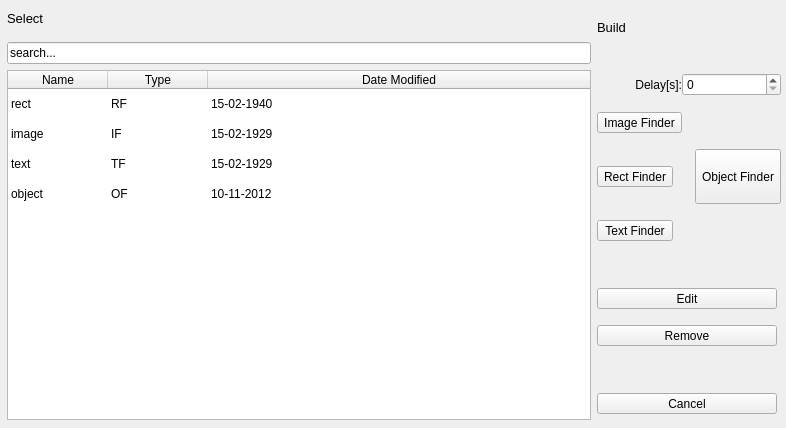
<?xml version="1.0" encoding="UTF-8"?>
<ui version="4.0">
 <class>Form</class>
 <widget class="QWidget" name="Form">
  <property name="geometry">
   <rect>
    <x>0</x>
    <y>0</y>
    <width>786</width>
    <height>428</height>
   </rect>
  </property>
  <property name="windowTitle">
   <string>Alyvix - Select Finder</string>
  </property>
  <widget class="QWidget" name="widget" native="true">
   <property name="geometry">
    <rect>
     <x>1</x>
     <y>5</y>
     <width>786</width>
     <height>420</height>
    </rect>
   </property>
   <widget class="QWidget" name="gridLayoutWidget_2">
    <property name="geometry">
     <rect>
      <x>6</x>
      <y>6</y>
      <width>584</width>
      <height>409</height>
     </rect>
    </property>
    <layout class="QGridLayout" name="gridLayout_2">
     <item row="2" column="0" colspan="3">
      <widget class="QLineEdit" name="lineEditSearch">
       <property name="text">
        <string>search...</string>
       </property>
      </widget>
     </item>
     <item row="0" column="0" colspan="2">
      <widget class="QLabel" name="label_5">
       <property name="font">
        <font>
         <pointsize>10</pointsize>
        </font>
       </property>
       <property name="text">
        <string>Select</string>
       </property>
      </widget>
     </item>
     <item row="3" column="0" colspan="3">
      <widget class="QTableWidget" name="tableWidget">
       <property name="alternatingRowColors">
        <bool>false</bool>
       </property>
       <property name="selectionBehavior">
        <enum>QAbstractItemView::SelectRows</enum>
       </property>
       <property name="showGrid">
        <bool>false</bool>
       </property>
       <property name="sortingEnabled">
        <bool>true</bool>
       </property>
       <property name="cornerButtonEnabled">
        <bool>true</bool>
       </property>
       <attribute name="horizontalHeaderCascadingSectionResizes">
        <bool>false</bool>
       </attribute>
       <attribute name="horizontalHeaderHighlightSections">
        <bool>true</bool>
       </attribute>
       <attribute name="horizontalHeaderStretchLastSection">
        <bool>true</bool>
       </attribute>
       <attribute name="verticalHeaderVisible">
        <bool>false</bool>
       </attribute>
       <attribute name="verticalHeaderStretchLastSection">
        <bool>false</bool>
       </attribute>
       <row>
        <property name="text">
         <string>1</string>
        </property>
       </row>
       <row>
        <property name="text">
         <string>2</string>
        </property>
       </row>
       <row>
        <property name="text">
         <string>3</string>
        </property>
       </row>
       <row>
        <property name="text">
         <string>4</string>
        </property>
       </row>
       <column>
        <property name="text">
         <string>Name</string>
        </property>
       </column>
       <column>
        <property name="text">
         <string>Type</string>
        </property>
       </column>
       <column>
        <property name="text">
         <string>Date Modified</string>
        </property>
       </column>
       <item row="0" column="0">
        <property name="text">
         <string>rect</string>
        </property>
       </item>
       <item row="0" column="1">
        <property name="text">
         <string>RF</string>
        </property>
        <property name="textAlignment">
         <set>AlignLeft|AlignVCenter</set>
        </property>
        <property name="foreground">
         <brush brushstyle="NoBrush">
          <color alpha="255">
           <red>0</red>
           <green>0</green>
           <blue>0</blue>
          </color>
         </brush>
        </property>
        <property name="icon">
         <iconset>
          <normaloff>../images/16x16/preferences-desktop-theme.png</normaloff>../images/16x16/preferences-desktop-theme.png</iconset>
        </property>
       </item>
       <item row="0" column="2">
        <property name="text">
         <string>15-02-1940</string>
        </property>
       </item>
       <item row="1" column="0">
        <property name="text">
         <string>image</string>
        </property>
       </item>
       <item row="1" column="1">
        <property name="text">
         <string>IF</string>
        </property>
        <property name="foreground">
         <brush brushstyle="NoBrush">
          <color alpha="255">
           <red>0</red>
           <green>0</green>
           <blue>0</blue>
          </color>
         </brush>
        </property>
        <property name="icon">
         <iconset>
          <normaloff>../images/16x16/user-desktop.png</normaloff>../images/16x16/user-desktop.png</iconset>
        </property>
       </item>
       <item row="1" column="2">
        <property name="text">
         <string>15-02-1929</string>
        </property>
       </item>
       <item row="2" column="0">
        <property name="text">
         <string>text</string>
        </property>
       </item>
       <item row="2" column="1">
        <property name="text">
         <string>TF</string>
        </property>
        <property name="foreground">
         <brush brushstyle="NoBrush">
          <color alpha="255">
           <red>0</red>
           <green>0</green>
           <blue>0</blue>
          </color>
         </brush>
        </property>
        <property name="icon">
         <iconset>
          <normaloff>../images/16x16/texteffect.png</normaloff>../images/16x16/texteffect.png</iconset>
        </property>
       </item>
       <item row="2" column="2">
        <property name="text">
         <string>15-02-1929</string>
        </property>
       </item>
       <item row="3" column="0">
        <property name="text">
         <string>object</string>
        </property>
       </item>
       <item row="3" column="1">
        <property name="text">
         <string>OF</string>
        </property>
        <property name="foreground">
         <brush brushstyle="NoBrush">
          <color alpha="255">
           <red>0</red>
           <green>0</green>
           <blue>0</blue>
          </color>
         </brush>
        </property>
        <property name="icon">
         <iconset>
          <normaloff>../images/16x16/blockdevice-2.png</normaloff>../images/16x16/blockdevice-2.png</iconset>
        </property>
       </item>
       <item row="3" column="2">
        <property name="text">
         <string>10-11-2012</string>
        </property>
       </item>
      </widget>
     </item>
     <item row="1" column="0" colspan="3">
      <widget class="QLabel" name="label_7">
       <property name="minimumSize">
        <size>
         <width>0</width>
         <height>0</height>
        </size>
       </property>
       <property name="maximumSize">
        <size>
         <width>16777215</width>
         <height>4</height>
        </size>
       </property>
       <property name="text">
        <string/>
       </property>
      </widget>
     </item>
    </layout>
   </widget>
   <widget class="QWidget" name="gridLayoutWidget">
    <property name="geometry">
     <rect>
      <x>596</x>
      <y>6</y>
      <width>184</width>
      <height>414</height>
     </rect>
    </property>
    <layout class="QGridLayout" name="gridLayout">
     <property name="horizontalSpacing">
      <number>0</number>
     </property>
     <property name="verticalSpacing">
      <number>6</number>
     </property>
     <item row="0" column="0" colspan="2">
      <widget class="QLabel" name="label_6">
       <property name="maximumSize">
        <size>
         <width>16777215</width>
         <height>12</height>
        </size>
       </property>
       <property name="font">
        <font>
         <pointsize>10</pointsize>
        </font>
       </property>
       <property name="text">
        <string>Build</string>
       </property>
      </widget>
     </item>
     <item row="4" column="2">
      <widget class="QToolButton" name="toolButtonObjectFinder">
       <property name="minimumSize">
        <size>
         <width>76</width>
         <height>55</height>
        </size>
       </property>
       <property name="font">
        <font>
         <kerning>true</kerning>
        </font>
       </property>
       <property name="layoutDirection">
        <enum>Qt::LeftToRight</enum>
       </property>
       <property name="autoFillBackground">
        <bool>false</bool>
       </property>
       <property name="styleSheet">
        <string notr="true"/>
       </property>
       <property name="text">
        <string>Object Finder</string>
       </property>
       <property name="icon">
        <iconset>
         <normaloff>../images/32x32/blockdevice-2.png</normaloff>../images/32x32/blockdevice-2.png</iconset>
       </property>
       <property name="iconSize">
        <size>
         <width>32</width>
         <height>32</height>
        </size>
       </property>
       <property name="toolButtonStyle">
        <enum>Qt::ToolButtonTextUnderIcon</enum>
       </property>
       <property name="autoRaise">
        <bool>false</bool>
       </property>
      </widget>
     </item>
     <item row="3" column="1" colspan="2">
      <widget class="QLabel" name="labelArrowDown">
       <property name="text">
        <string/>
       </property>
       <property name="pixmap">
        <pixmap>../images/32x32/arrow32.png</pixmap>
       </property>
      </widget>
     </item>
     <item row="7" column="0" colspan="3">
      <widget class="QToolButton" name="toolButtonEdit">
       <property name="minimumSize">
        <size>
         <width>180</width>
         <height>0</height>
        </size>
       </property>
       <property name="text">
        <string>Edit</string>
       </property>
       <property name="icon">
        <iconset>
         <normaloff>../images/32x32/preferences-system-2.png</normaloff>../images/32x32/preferences-system-2.png</iconset>
       </property>
       <property name="iconSize">
        <size>
         <width>32</width>
         <height>32</height>
        </size>
       </property>
       <property name="toolButtonStyle">
        <enum>Qt::ToolButtonTextBesideIcon</enum>
       </property>
      </widget>
     </item>
     <item row="2" column="0">
      <widget class="QLabel" name="label_2">
       <property name="text">
        <string>Delay[s]:</string>
       </property>
       <property name="alignment">
        <set>Qt::AlignRight|Qt::AlignTrailing|Qt::AlignVCenter</set>
       </property>
      </widget>
     </item>
     <item row="8" column="0" colspan="3">
      <widget class="QToolButton" name="toolButtonRemove">
       <property name="minimumSize">
        <size>
         <width>180</width>
         <height>0</height>
        </size>
       </property>
       <property name="layoutDirection">
        <enum>Qt::LeftToRight</enum>
       </property>
       <property name="text">
        <string>Remove</string>
       </property>
       <property name="icon">
        <iconset>
         <normaloff>../images/32x32/trash-empty-3.png</normaloff>../images/32x32/trash-empty-3.png</iconset>
       </property>
       <property name="iconSize">
        <size>
         <width>32</width>
         <height>32</height>
        </size>
       </property>
       <property name="toolButtonStyle">
        <enum>Qt::ToolButtonTextBesideIcon</enum>
       </property>
      </widget>
     </item>
     <item row="5" column="0">
      <widget class="QToolButton" name="toolButtonTextFinder">
       <property name="minimumSize">
        <size>
         <width>76</width>
         <height>0</height>
        </size>
       </property>
       <property name="text">
        <string>Text Finder</string>
       </property>
       <property name="icon">
        <iconset>
         <normaloff>../images/32x32/texteffect.png</normaloff>../images/32x32/texteffect.png</iconset>
       </property>
       <property name="iconSize">
        <size>
         <width>32</width>
         <height>32</height>
        </size>
       </property>
       <property name="toolButtonStyle">
        <enum>Qt::ToolButtonTextUnderIcon</enum>
       </property>
      </widget>
     </item>
     <item row="3" column="0">
      <widget class="QToolButton" name="toolButtonImageFinder">
       <property name="minimumSize">
        <size>
         <width>76</width>
         <height>0</height>
        </size>
       </property>
       <property name="text">
        <string>Image Finder</string>
       </property>
       <property name="icon">
        <iconset>
         <normaloff>../images/32x32/user-desktop.png</normaloff>../images/32x32/user-desktop.png</iconset>
       </property>
       <property name="iconSize">
        <size>
         <width>32</width>
         <height>32</height>
        </size>
       </property>
       <property name="toolButtonStyle">
        <enum>Qt::ToolButtonTextUnderIcon</enum>
       </property>
      </widget>
     </item>
     <item row="4" column="0">
      <widget class="QToolButton" name="toolButtonRectFinder">
       <property name="sizePolicy">
        <sizepolicy hsizetype="Fixed" vsizetype="Fixed">
         <horstretch>0</horstretch>
         <verstretch>0</verstretch>
        </sizepolicy>
       </property>
       <property name="minimumSize">
        <size>
         <width>76</width>
         <height>0</height>
        </size>
       </property>
       <property name="text">
        <string>Rect Finder</string>
       </property>
       <property name="icon">
        <iconset>
         <normaloff>../images/32x32/preferences-desktop-theme.png</normaloff>../images/32x32/preferences-desktop-theme.png</iconset>
       </property>
       <property name="iconSize">
        <size>
         <width>32</width>
         <height>32</height>
        </size>
       </property>
       <property name="toolButtonStyle">
        <enum>Qt::ToolButtonTextUnderIcon</enum>
       </property>
      </widget>
     </item>
     <item row="4" column="1">
      <widget class="QLabel" name="labelArrowRight">
       <property name="maximumSize">
        <size>
         <width>25</width>
         <height>16777215</height>
        </size>
       </property>
       <property name="styleSheet">
        <string notr="true">padding: 0px;</string>
       </property>
       <property name="text">
        <string/>
       </property>
       <property name="pixmap">
        <pixmap>../images/32x32/arrow_right32.png</pixmap>
       </property>
      </widget>
     </item>
     <item row="5" column="1" colspan="2">
      <widget class="QLabel" name="labelArrowUp">
       <property name="text">
        <string/>
       </property>
       <property name="pixmap">
        <pixmap>../images/32x32/arrow_up32.png</pixmap>
       </property>
      </widget>
     </item>
     <item row="10" column="0" colspan="3">
      <widget class="QToolButton" name="toolButtonCancel">
       <property name="minimumSize">
        <size>
         <width>180</width>
         <height>0</height>
        </size>
       </property>
       <property name="text">
        <string>Cancel</string>
       </property>
       <property name="icon">
        <iconset>
         <normaloff>../images/32x32/window-close-2.png</normaloff>../images/32x32/window-close-2.png</iconset>
       </property>
       <property name="iconSize">
        <size>
         <width>32</width>
         <height>32</height>
        </size>
       </property>
       <property name="toolButtonStyle">
        <enum>Qt::ToolButtonTextBesideIcon</enum>
       </property>
      </widget>
     </item>
     <item row="2" column="1" colspan="2">
      <widget class="QSpinBox" name="spinBoxDelay">
       <property name="maximumSize">
        <size>
         <width>102</width>
         <height>16777215</height>
        </size>
       </property>
       <property name="maximum">
        <number>60</number>
       </property>
      </widget>
     </item>
     <item row="1" column="0" colspan="3">
      <widget class="QLabel" name="label">
       <property name="minimumSize">
        <size>
         <width>0</width>
         <height>0</height>
        </size>
       </property>
       <property name="maximumSize">
        <size>
         <width>16777215</width>
         <height>8</height>
        </size>
       </property>
       <property name="text">
        <string/>
       </property>
      </widget>
     </item>
     <item row="6" column="0" colspan="3">
      <widget class="QLabel" name="label_3">
       <property name="minimumSize">
        <size>
         <width>0</width>
         <height>0</height>
        </size>
       </property>
       <property name="maximumSize">
        <size>
         <width>16777215</width>
         <height>15</height>
        </size>
       </property>
       <property name="text">
        <string/>
       </property>
      </widget>
     </item>
     <item row="9" column="0" colspan="3">
      <widget class="QLabel" name="label_4">
       <property name="minimumSize">
        <size>
         <width>0</width>
         <height>0</height>
        </size>
       </property>
       <property name="maximumSize">
        <size>
         <width>16777215</width>
         <height>15</height>
        </size>
       </property>
       <property name="text">
        <string/>
       </property>
      </widget>
     </item>
    </layout>
   </widget>
  </widget>
 </widget>
 <resources/>
 <connections/>
</ui>
